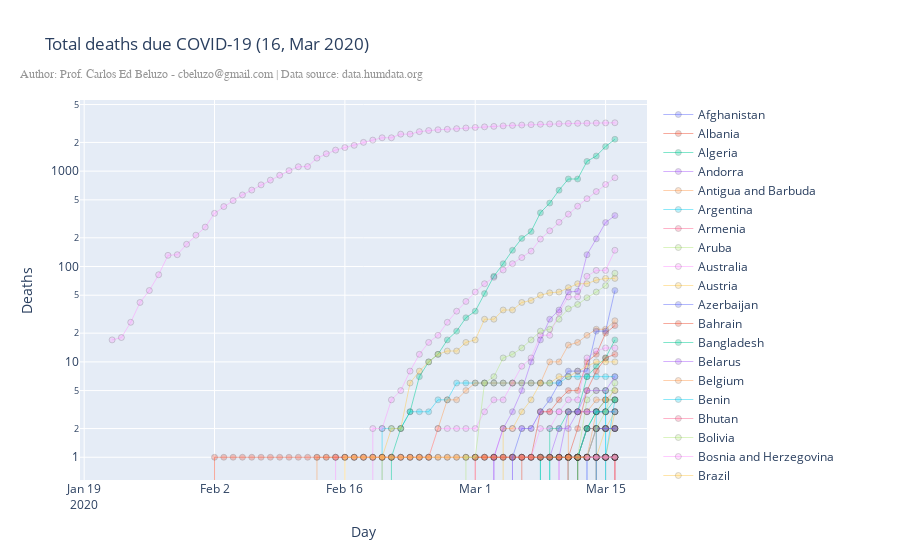

Here is the notebook cell this chart was saved with:
### Markdown cell above
## <strong> Filename: </strong> <em>covid_19_time_series_total_deaths.ipynb<em>
##### <strong>Description:</strong> <em>Creates an Scatter plot showing evolution of all death cased by COVID-19 in the world using dataset provided by https://data.humdata.org/dataset/novel-coronavirus-2019-ncov-cases</em>
##### <strong>Author:</strong> <em> Carlos Eduardo Beluzo (cbeluzo@gmail.com)</em>
##### <strong>Creation:</strong> <em> Mar/2020 </em>
##### <strong>Version:</strong> <em> 2020.03-2 </em>

### Code cell
import numpy as np
import pandas as pd
import datetime as dt
import plotly.graph_objects as go
import plotly as plt

df = pd.read_csv('https://raw.githubusercontent.com/CSSEGISandData/COVID-19/master/csse_covid_19_data/csse_covid_19_time_series/time_series_19-covid-Deaths.csv')
df['Province/State'] = df['Province/State'].fillna('n/a')
df = df.fillna(0)
#df.head()

dfA = df.drop(['Province/State','Lat','Long'], axis = 1)
dfA = dfA.groupby('Country/Region').sum().T
dfA = dfA.reset_index()
dfA = dfA.rename(columns = {'index':'Day'})
dfA[['Day']] = pd.to_datetime(dfA['Day'],utc=False)
#dfA.head()

# Graph
fig = go.Figure()

last_upt = dt.date.today() - dt.timedelta(days=1)

title = 'Total deaths due COVID-19 (' + "{:%d, %b %Y}".format(last_upt) +')'
autor = 'Author: Prof. Carlos Ed Beluzo - cbeluzo@gmail.com'
data_source= 'Data source: data.humdata.org'

for country in dfA.columns[1:]:
#for country in ['China','Japan']:
    fig.add_trace(go.Scatter(x=dfA.Day, y=dfA[country], mode='lines+markers', name=country, 
                             line=dict(width=0.5),
                             marker = dict(opacity= 0.3,
                                           line = dict(width = 0.5,
                                                       color = 'rgb(0, 0, 0)')
                                          ),
                            ))

annotations = []

# Source
annotations.append(dict(xref='paper', yref='paper', x=0.25, y=1.09,
                              xanchor='center', yanchor='top',
                              text=autor + ' | ' + data_source,
                              font=dict(family='Arial',
                                        size=12,
                                        color='rgb(150,150,150)'),
                              showarrow=False))

fig.update_layout(annotations=annotations,
                  xaxis_title='Day',
                  yaxis_title='Deaths',
                  yaxis_type="log",
                  title_text=title)

fig.show()
plt.offline.plot(fig, filename="html/covid_19_time_series_total_deaths.html")
dfA.to_csv (r'data/covid_19_time_series_total_deaths.csv', index = False, header=True)
